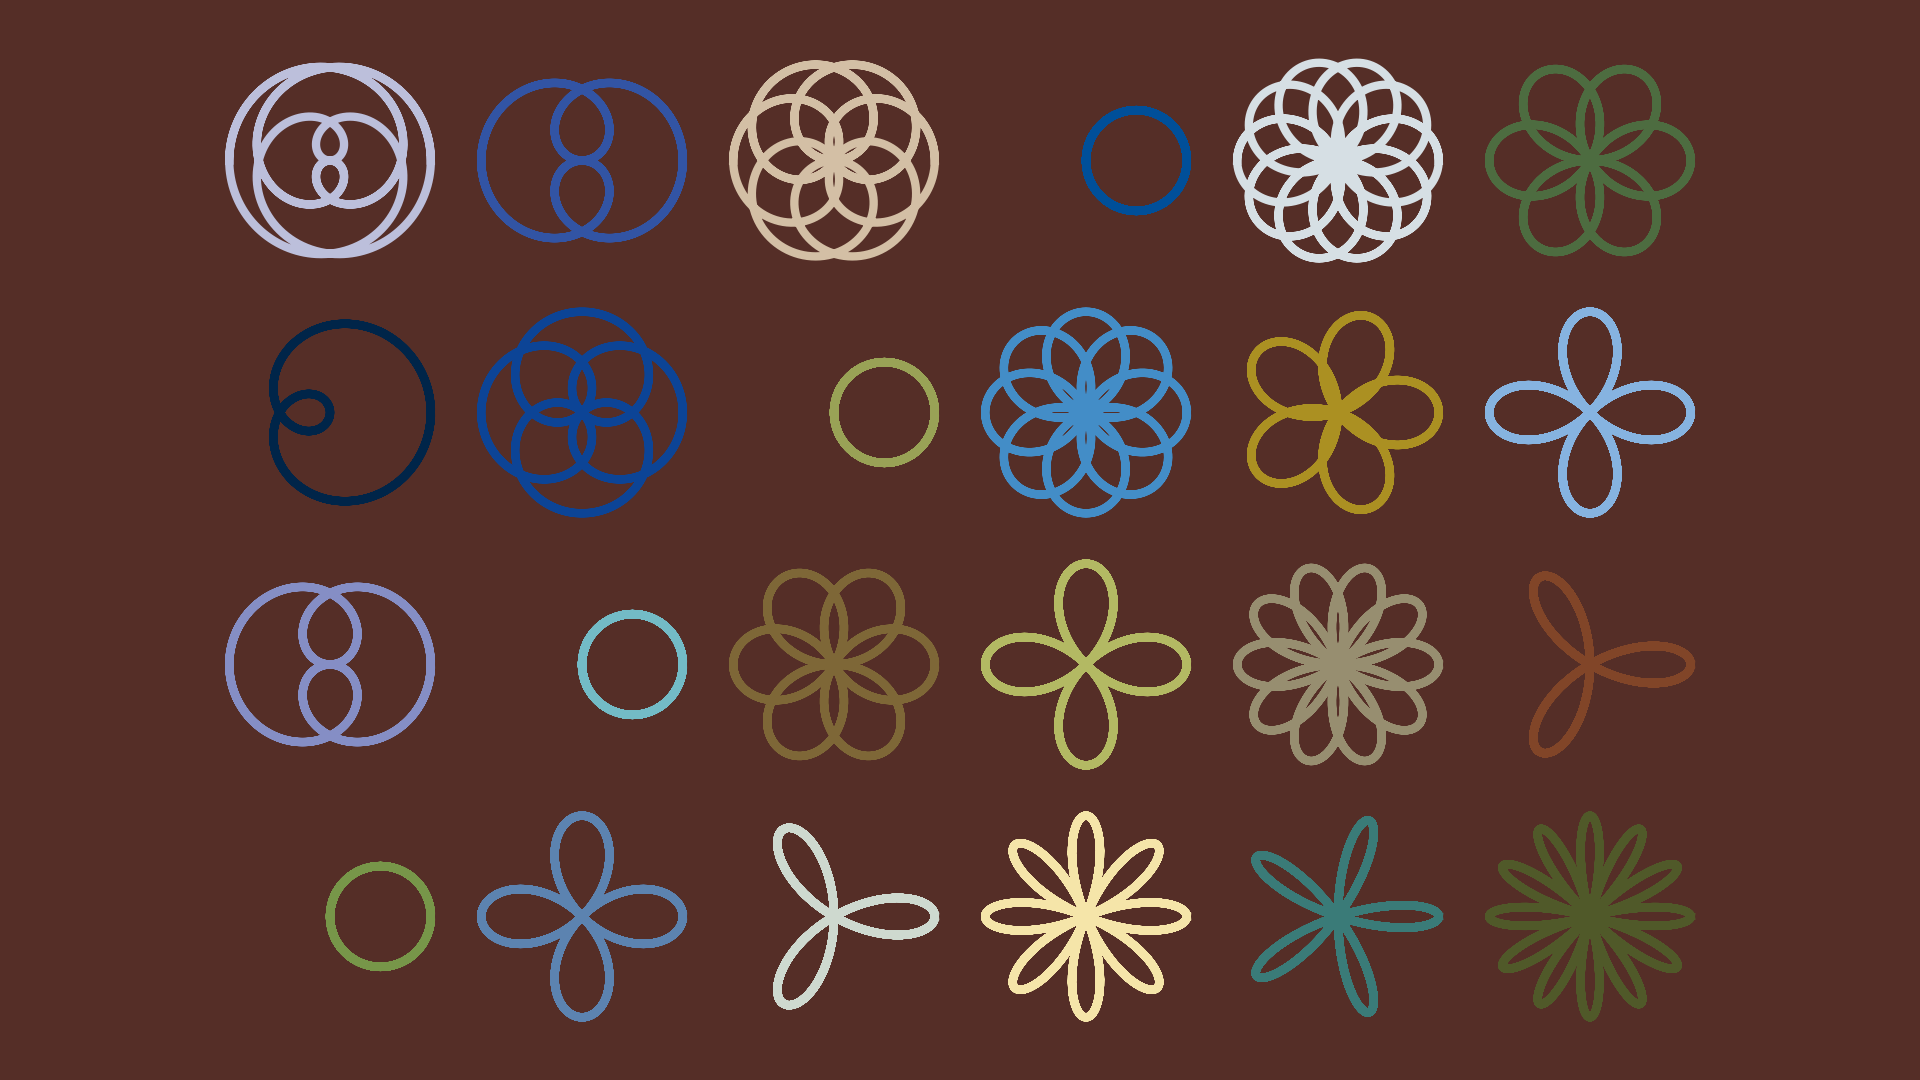

Write Python code to recreate this figure.
from pathlib import Path

import matplotlib.pyplot as plt
import numpy as np


def main() -> None:
    # config
    fp: Path = Path(__file__).resolve().with_suffix(".png")
    plt.rcParams["figure.dpi"] = 100
    plt.rcParams["figure.figsize"] = [19.2, 10.8]
    # 配色バリエーション BOOK 23
    colors: list[str] = [
        f"#{r:02x}{g:02x}{b:02x}"
        for r, g, b in [
            [119, 150, 73],

            [133, 142, 197],
            [0, 37, 73],
            [188, 191, 219],
            [92, 131, 176],
            [115, 187, 198],

            [12, 68, 150],
            [50, 84, 164],
            [206, 217, 207],
            [126, 103, 55],
            [153, 162, 86],

            [211, 191, 165],
            [245, 229, 169],
            [179, 185, 99],
            [67, 141, 199],
            [0, 79, 153],

            [58, 123, 120],
            [151, 142, 112],
            [171, 144, 34],
            [214, 223, 228],
            [80, 89, 41],

            [129, 69, 40],
            [134, 179, 224],
            [77, 108, 64],
            [85, 46, 39]
        ]
    ]
    # generate figure
    fig: plt.Figure
    ax: plt.Axes
    fig, ax = plt.subplots()
    # plot
    t: np.ndarray = np.linspace(0, 12*np.pi, 3601, endpoint=True)
    for i in range(6):
        for j in range(4):
            r: np.ndarray = 0.4 * np.cos((1+i)/(1+j)*t)
            x: np.ndarray = r * np.cos(t)
            y: np.ndarray = r * np.sin(t)
            ax.plot(x+i, y+j, linewidth=6, color=colors[4*i+j])
    # arrange
    #ax.set_xlim(-np.pi, np.pi)
    #ax.set_ylim(-np.pi*9/8, np.pi*9/8)
    ax.axis("off")
    ax.set_aspect("equal")
    ax.set_facecolor(colors[-1])
    fig.set_facecolor(colors[-1])
    fig.tight_layout()
    # output
    fig.savefig(fp)
    plt.cla()
    plt.clf()
    plt.close(fig)
    return None


if __name__ == "__main__":
    main()
